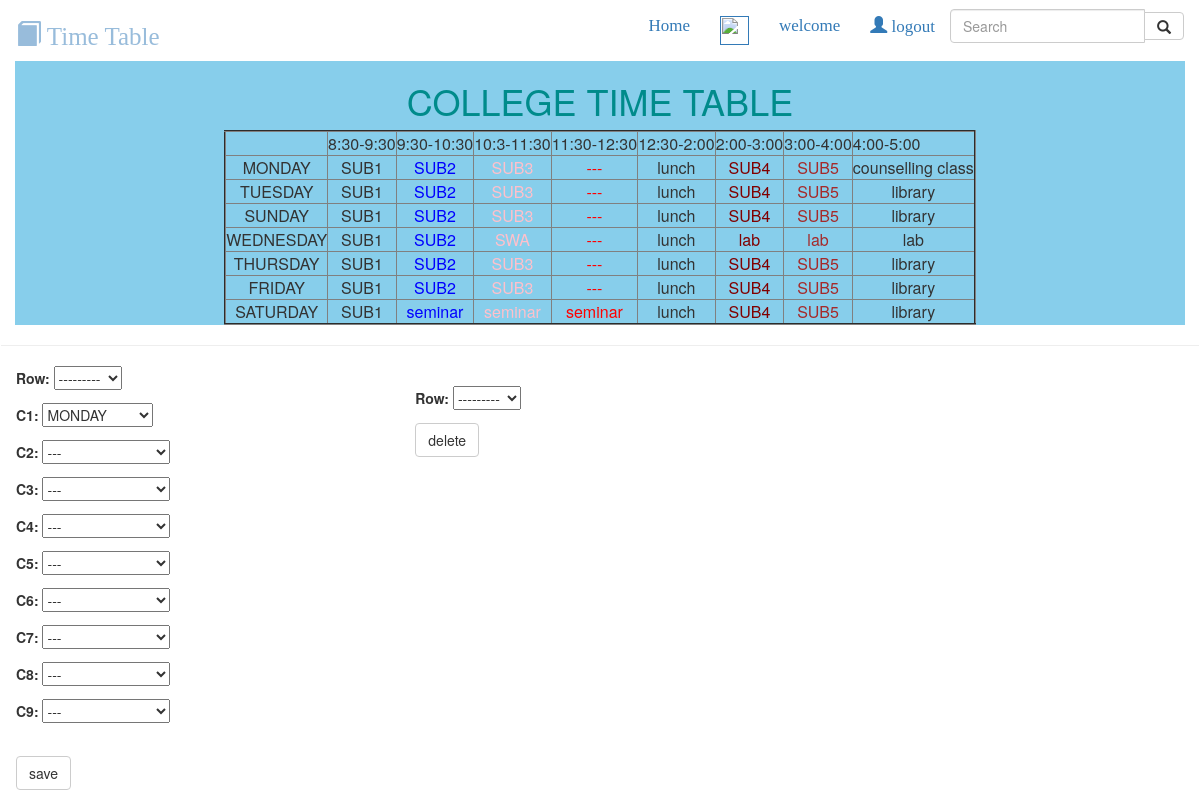
The app's page / (signed in) with its own data.
### usertt/models.py (models this page shows, shortened)
class timetablecolumn(models.Model):
    week_choice = (('MONDAY','MONDAY'),('TUESDAY','TUESDAY'),('WEDNESDAY','WEDNESDAY'),('THURSDAY','THURSDAY'),
                   ('FRIDAY','FRIDAY'),('SATURDAY','SATURDAY'),('SUNDAY','SUNDAY'))
    rowchoice = (('first','first'),('second','second'),('third','third'),('fourth','fourth'),('fifth','fifth'),
                 ('sixth','sixth'))
    subject = (('SUB1','SUB1'),('SUB2','SUB2'),('SUB3','SUB3'),('SUB4','SUB4'),('SUB5','SUB5'),
               ('counselling class','counselling class'),('library','library'),('seminar','seminar'),('---','---'),('lunch','lunch'),
               ('lab','lab'),('SWA','SWA'))
    row = models.CharField(max_length=15,choices=rowchoice)
    c1=models.CharField(max_length=20,default="---",choices=week_choice)
    c2=models.CharField(max_length=20,default="---",choices=subject)
    c3=models.CharField(max_length=20,default="---",choices=subject)
    c4=models.CharField(max_length=20,default="---",choices=subject)
    c5=models.CharField(max_length=20,default="---",choices=subject)
    c6=models.CharField(max_length=20,default="---",choices=subject)
    c7=models.CharField(max_length=20,default="---",choices=subject)
    c8=models.CharField(max_length=20,default="---",choices=subject)
    c9=models.CharField(max_length=20,default="---",choices=subject)

### usertt/views.py (the view)
# urls.py: path('',views.index,name='index'),
@login_required(login_url='/login')
def index(request):
    user_table1 = timetablecolumn.objects.filter(row = "first")
    user_table2 = timetablecolumn.objects.filter(row= "second")
    user_table3 = timetablecolumn.objects.filter(row= "third")
    user_table4 = timetablecolumn.objects.filter(row= "fourth")
    user_table5 = timetablecolumn.objects.filter(row= "fifth")
    user_table6 = timetablecolumn.objects.filter(row= "sixth")
    form = timetable_form()
    form1 = DeleteRow()
    return render(request,'usertt/index.html',{'usertable_1':user_table1,'usertable_2':user_table2,
                    'usertable_3':user_table3,'usertable_4':user_table4,'usertable_5':user_table5,
                    'usertable_6':user_table6,'form':form,'form1':form1})

### usertt/forms.py
class timetable_form(ModelForm):
    class Meta:
        model = timetablecolumn
        fields = ['row','c1','c2','c3','c4','c5','c6','c7','c8','c9']

class DeleteRow(ModelForm):
    class Meta:
        model = timetablecolumn
        fields = ['row']

### templates/usertt/index.html (shortened to what this page needs)
{% extends 'usertt/base.html' %}
{% block content %}
<div class="container timetable">
<H1><FONT COLOR="DARKCYAN"><CENTER>COLLEGE TIME TABLE</FONT></H1>
<table border="2" cellspacing="3" align="center">
<tr>
 <td align="center">
 <td>8:30-9:30
 <td>9:30-10:30
 <td>10:3-11:30
 <td>11:30-12:30
 <td>12:30-2:00
 <td>2:00-3:00
 <td>3:00-4:00
 <td>4:00-5:00
</tr>
{% for i in usertable_1 %}
<tr>
 <td align="center" contenteditable="true">{{i.c1}}
 <td align="center" contenteditable="true">{{i.c2}}
 <td align="center" contenteditable="true"><font color="blue">{{i.c3}}<br>
 <td align="center" contenteditable="true"><font color="pink">{{i.c4}}<br>
 <td align="center" contenteditable="true"><font color="red">{{i.c5}}<br>
 <td align="center" contenteditable="true">{{i.c6}}
 <td align="center" contenteditable="true"><font color="maroon">{{i.c7}}<br>
 <td align="center" contenteditable="true"><font color="brown">{{i.c8}}<br>
 <td align="center" contenteditable="true">{{i.c9}}
</tr>
{% endfor %}
{% for i in usertable_2 %}
<tr>
 <td align="center" contenteditable="true">{{i.c1}}
 <td align="center" contenteditable="true">{{i.c2}}
 <td align="center" contenteditable="true"><font color="blue">{{i.c3}}<br>
 <td align="center" contenteditable="true"><font color="pink">{{i.c4}}<br>
 <td align="center" contenteditable="true"><font color="red">{{i.c5}}<br>
 <td align="center" contenteditable="true">{{i.c6}}
 <td align="center" contenteditable="true"><font color="maroon">{{i.c7}}<br>
 <td align="center" contenteditable="true"><font color="brown">{{i.c8}}<br>
 <td align="center" contenteditable="true">{{i.c9}}
</tr>
{% endfor %}
{% for i in usertable_3 %}
<tr>
 <td align="center" contenteditable="true">{{i.c1}}
 <td align="center" contenteditable="true">{{i.c2}}
 <td align="center" contenteditable="true"><font color="blue">{{i.c3}}<br>
 <td align="center" contenteditable="true"><font color="pink">{{i.c4}}<br>
 <td align="center" contenteditable="true"><font color="red">{{i.c5}}<br>
 <td align="center" contenteditable="true">{{i.c6}}
 <td align="center" contenteditable="true"><font color="maroon">{{i.c7}}<br>
 <td align="center" contenteditable="true"><font color="brown">{{i.c8}}<br>
 <td align="center" contenteditable="true">{{i.c9}}
</tr>
{% endfor %}
{% for i in usertable_4 %}
<tr>
 <td align="center" contenteditable="true">{{i.c1}}
 <td align="center" contenteditable="true">{{i.c2}}
 <td align="center" contenteditable="true"><font color="blue">{{i.c3}}<br>
 <td align="center" contenteditable="true"><font color="pink">{{i.c4}}<br>
 <td align="center" contenteditable="true"><font color="red">{{i.c5}}<br>
 <td align="center" contenteditable="true">{{i.c6}}
 <td align="center" contenteditable="true"><font color="maroon">{{i.c7}}<br>
 <td align="center" contenteditable="true"><font color="brown">{{i.c8}}<br>
 <td align="center" contenteditable="true">{{i.c9}}
</tr>
{% endfor %}
{% for i in usertable_5 %}
<tr>
 <td align="center" contenteditable="true">{{i.c1}}
 <td align="center" contenteditable="true">{{i.c2}}
 <td align="center" contenteditable="true"><font color="blue">{{i.c3}}<br>
 <td align="center" contenteditable="true"><font color="pink">{{i.c4}}<br>
 <td align="center" contenteditable="true"><font color="red">{{i.c5}}<br>
 <td align="center" contenteditable="true">{{i.c6}}
 <td align="center" contenteditable="true"><font color="maroon">{{i.c7}}<br>
 <td align="center" contenteditable="true"><font color="brown">{{i.c8}}<br>
 <td align="center" contenteditable="true">{{i.c9}}
</tr>
{% endfor %}
{% for i in usertable_6 %}
<tr>
 <td align="center" contenteditable="true">{{i.c1}}
 <td align="center" contenteditable="true">{{i.c2}}
 <td align="center" contenteditable="true"><font color="blue">{{i.c3}}<br>
 <td align="center" contenteditable="true"><font color="pink">{{i.c4}}<br>
 <td align="center" contenteditable="true"><font color="red">{{i.c5}}<br>
 <td align="center" contenteditable="true">{{i.c6}}
 <td align="center" contenteditable="true"><font color="maroon">{{i.c7}}<br>
 <td align="center" contenteditable="true"><font color="brown">{{i.c8}}<br>
 <td align="center" contenteditable="true">{{i.c9}}
</tr>
{% endfor %}
</table>
</div>
<hr>
<div class="container col-sm-4">
<form action="editcontent" method="post">
{{form.as_p}}<br>
<button type="submit" value = "submit" class = "btn btn-default">save</button>
</form>
</div>
<br>
<div class="container col-sm-4">
<form action="editcontent" method="post">
{{form1.as_p}}
<button type="submit" value = "submit" class = "btn btn-default">delete</button>
</form>
</div>
{% endblock %}

### templates/usertt/base.html (shortened to what this page needs)
<html lang="en">
<head>
  <link rel="stylesheet" href="https://maxcdn.bootstrapcdn.com/bootstrap/3.4.1/css/bootstrap.min.css">
</head>
<body>
<nav class="navbar navbar" style="position:fixed;width:100%;overflow:hidden;top:0;display:block">
  <div class="container-fluid">
    <div class="navbar-header " style="color:skyblue;font-family:lucida console;opacity:0.5">
      <h2 style="font-size:25px"><a href="/"><span class="glyphicon glyphicon-book"></span> Time Table </a></h2>
    </div>
   <form class="navbar-form navbar-right" action="search_user" method="post">
  <div class="input-group">
    <input type="text" name='username' class="form-control" placeholder="Search">
    <div class="input-group-btn">
      <button class="btn btn-default" type="submit">
        <i class="glyphicon glyphicon-search"></i>
      </button>
    </div>
  </div>
</form>
<ul class="nav navbar-nav navbar-right " style="font-family:verdana;font-size:17px">
 <ul class="nav navbar-nav navbar-right " style="font-family:verdana;font-size:17px">
      <li class=""><a href="/" > Home</a></li>
      {% if user.is_authenticated %}
      <li><a href={{user.profile.profile_pic.url}}><img src={{user.profile.profile_pic.url}} class="img-circle" width="29px" height="29px"></a></li>
        <li><a href="/">welcome {{user.first_name}}</a></li>
        <li><a href="logout"><span class="glyphicon glyphicon-user"></span> logout</a></li>
      {% else %}
        <li><a href="login"><span class="glyphicon glyphicon-log-in"></span> Login</a></li>
        <li><a href="register"><span class="glyphicon glyphicon-user"></span> SignUp</a></li>
      {% endif %}
    </ul>
  </div>
{% block content %}
{% endblock %}
</body>
</html>

### records on screen
timetablecolumn: c1 "MONDAY", c2 "SUB1", c3 "SUB2", c4 "SUB3", c5 "---", c6 "lunch", c7 "SUB4", c8 "SUB5", c9 "counselling class"
timetablecolumn: c1 "TUESDAY", c2 "SUB1", c3 "SUB2", c4 "SUB3", c5 "---", c6 "lunch", c7 "SUB4", c8 "SUB5", c9 "library"
timetablecolumn: c1 "SUNDAY", c2 "SUB1", c3 "SUB2", c4 "SUB3", c5 "---", c6 "lunch", c7 "SUB4", c8 "SUB5", c9 "library"
timetablecolumn: c1 "WEDNESDAY", c2 "SUB1", c3 "SUB2", c4 "SWA", c5 "---", c6 "lunch", c7 "lab", c8 "lab", c9 "lab"
timetablecolumn: c1 "THURSDAY", c2 "SUB1", c3 "SUB2", c4 "SUB3", c5 "---", c6 "lunch", c7 "SUB4", c8 "SUB5", c9 "library"
timetablecolumn: c1 "FRIDAY", c2 "SUB1", c3 "SUB2", c4 "SUB3", c5 "---", c6 "lunch", c7 "SUB4", c8 "SUB5", c9 "library"
timetablecolumn: c1 "SATURDAY", c2 "SUB1", c3 "seminar", c4 "seminar", c5 "seminar", c6 "lunch", c7 "SUB4", c8 "SUB5", c9 "library"
